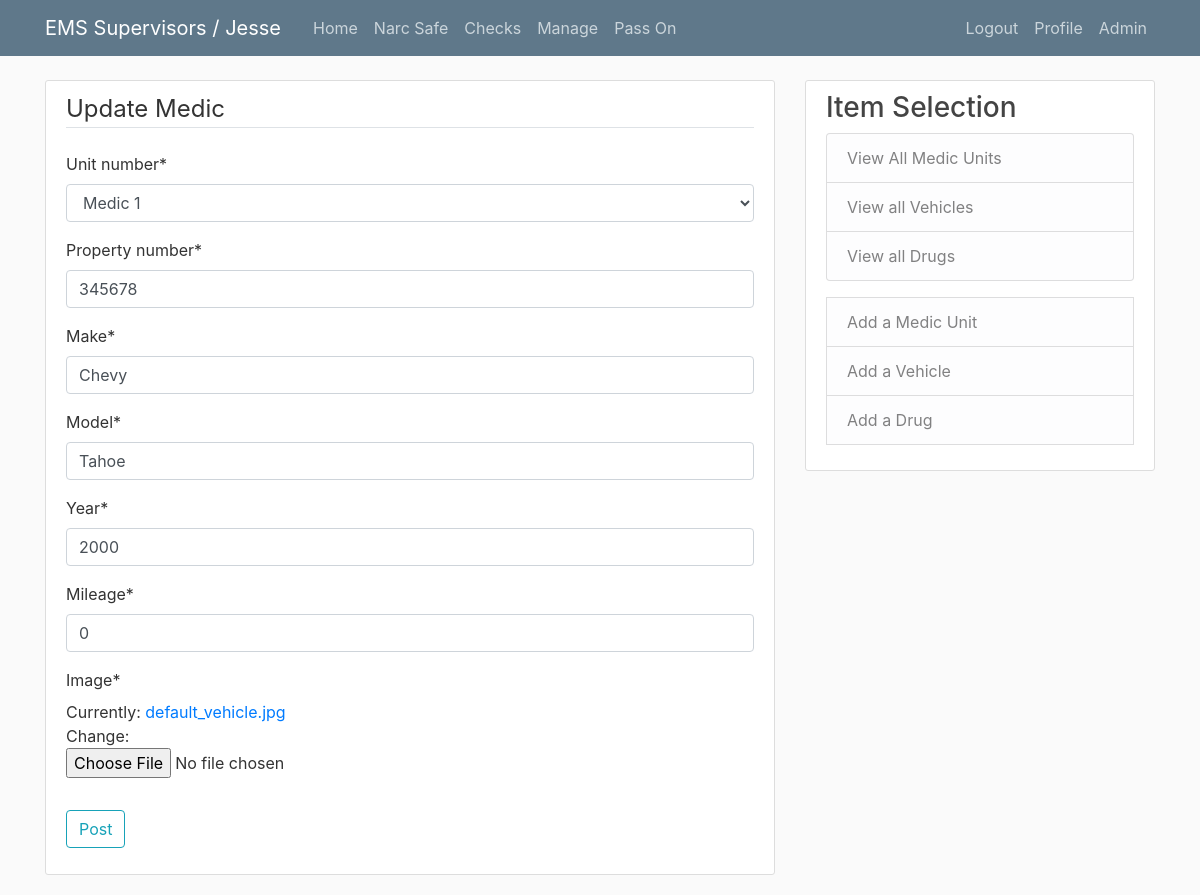
The app's page /manage/vehicle/1/update/ (signed in) with its own data.
### components/models.py (models this page shows, shortened)
class Vehicle(models.Model):
    property_number = models.IntegerField()
    unit_number = models.ForeignKey('MedicUnit', on_delete=models.PROTECT)
    image = models.ImageField(default='default_vehicle.jpg', upload_to='vehicle_profile_pics')
    make = models.CharField(max_length=40)
    model = models.CharField(max_length=40)
    year = models.IntegerField(default='2000')
    date_created = models.DateField(auto_now=True)
    mileage = models.IntegerField(default='0')

### components/views.py (the view)
# urls.py: path('manage/vehicle/<int:pk>/update/', UnitUpdateView.as_view(), name='vehicle_update'),
class UnitUpdateView(LoginRequiredMixin,UpdateView):
    model = Vehicle
    fields = ['unit_number', 'property_number', 'make', 'model', 'year', 'mileage', 'image']
    success_url = '/manage/medic_unit'

### components/models.py (called while the page is built)
    def __str__(self):
        return self.unit_name

### templates/components/vehicle_form.html (shortened to what this page needs)
{% extends 'components/manage_base.html' %}
{% load crispy_forms_tags %}
{% block content %}
<div class='content-section'>
    <form method="POST">
        <fieldset class='form-group'>
            <legend class="border-bottom mb-4">Update Medic </legend>
            {{ form|crispy }}
        </fieldset>
        <div class="form-group">
            <button class='btn btn-outline-info' type='submit'>Post</button>
        </div>
    </form>
</div>
{% endblock %}

### templates/base.html (shortened to what this page needs)
{% load static %}
<!DOCTYPE html>
<html lang="en">
<head>
    <link rel="stylesheet" href="https://maxcdn.bootstrapcdn.com/bootstrap/4.0.0/css/bootstrap.min.css">
    <link rel="stylesheet" type="text/css" href="{% static 'blog/main.css' %}">
</head>
<body>
    <header class="site-header">
        <nav class="navbar navbar-expand-md navbar-dark bg-steel fixed-top">
            <div class="container">
            {% if request.user.is_anonymous == True %}
            <a class="navbar-brand mr-4" href="/">EMS Supervisors / Logged Out</a>
            {% else %}
            <a class="navbar-brand mr-4" href="/">EMS Supervisors / {{ request.user|title }}</a>
            {% endif %}
            <div class="collapse navbar-collapse" id="navbarToggle">
                <div class="navbar-nav mr-auto">
                <a class="nav-item nav-link" href="{% url 'home' %}">Home</a>
                <a class="nav-item nav-link" href="{% url 'safe_home_view' %}">Narc Safe</a>
                <a class="nav-item nav-link" href="{% url 'check_home_view' %}">Checks</a>
                <a class="nav-item nav-link" href="{% url 'component_home_view' %}">Manage</a>
                <a class="nav-item nav-link" href="{% url 'blog' %}">Pass On</a>
                </div>
                <div class="navbar-nav">
                {% if user.is_authenticated %}
                    <a class="nav-item nav-link" href="{% url 'logout' %}">Logout</a>
                    <a class="nav-item nav-link" href="{% url 'profile' %}">Profile</a>
                    <a class="nav-item nav-link" href="/admin">Admin</a>
                {% else %}
                    <a class="nav-item nav-link" href="{% url 'login' %}">Login</a>
                    <a class="nav-item nav-link" href="{% url 'register' %}">Register</a>
                {% endif %}
                </div>
            </div>
            </div>
        </nav>
    </header>
    <main role="main" class="container">
        <div class="row">
            <div class="col-md-8">
            {% block content %}{% endblock %}
            </div>
            {% if request.get_full_path == '/' %}
                <div class="col-md-4">
                <div class="content-section">
                    <h3>Additional Information</h3>
                    <p class='text-muted'>You can put any information here you'd like.
                    <ul class="list-group">
                        <li class="list-group-item list-group-item-light">Latest Posts</li>
                        <li class="list-group-item list-group-item-light">Announcements</li>
                        <li class="list-group-item list-group-item-light">Calendars</li>
                        <li class="list-group-item list-group-item-light">etc</li>
                    </ul>
                    </p>
            {% else %}
                {% block content_too %}
                {% endblock %}
            {% endif %}
            </div>
            </div>
        </div>
        </main>
</body>
</html>

### blog/static/blog/main.css (style rules this page uses)
body { background: #fafafa; color: #333333; margin-top: 5rem; }
.bg-steel { background-color: #5f788a; }
.site-header .navbar-nav .nav-link { color: #cbd5db; }
.content-section { background: #ffffff; padding: 10px 20px; border: 1px solid #dddddd; border-radius: 3px; margin-bottom: 20px; }

### records on screen
Vehicle: unit_number "Medic 1", property_number "345678", make "Chevy", model "Tahoe", year "2000", mileage "0"

### other values on screen
{{ request.user|title }} "Jesse"
